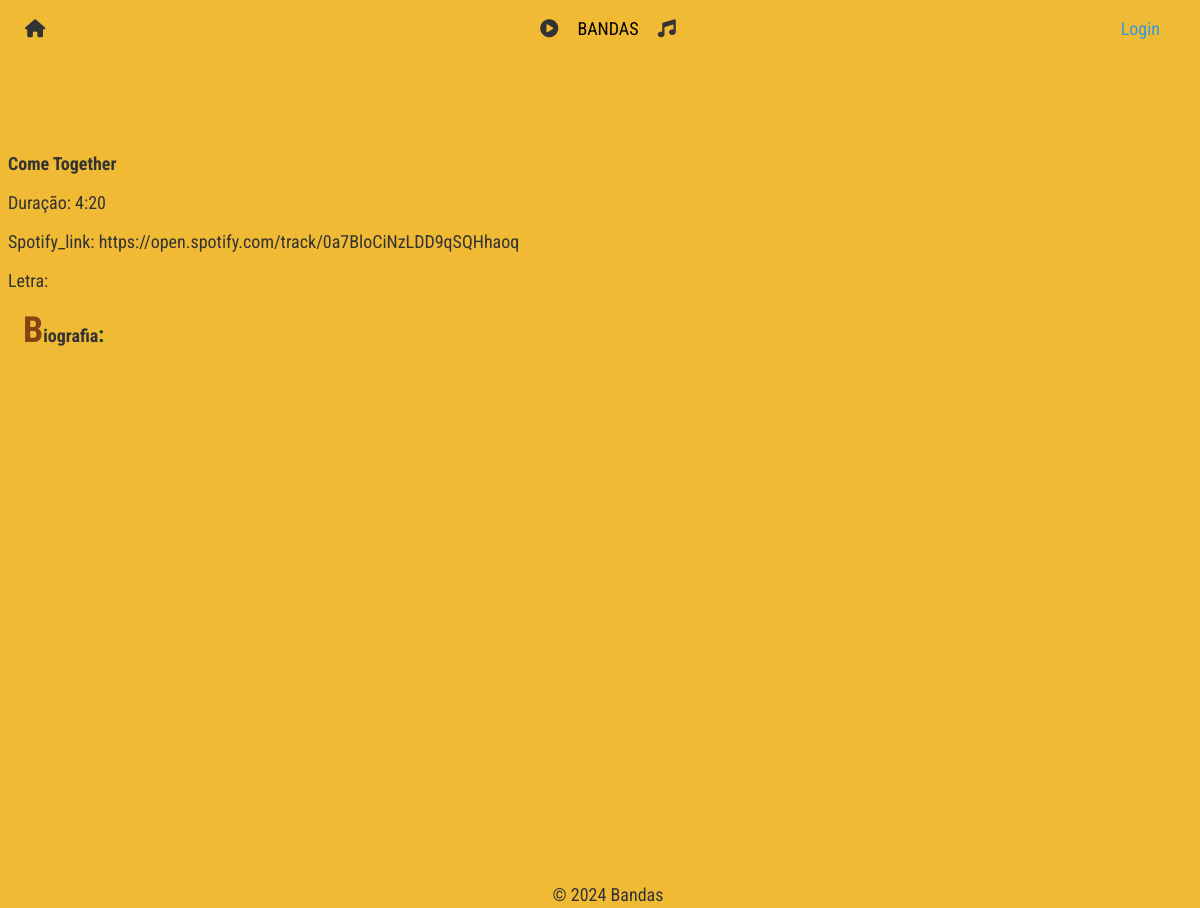
The page /bandas/musica/1/ on the database its author committed.
### bandas/models.py (models this page shows, shortened)
class Musica(models.Model):
    album = models.ForeignKey(Album, on_delete=models.CASCADE)
    titulo = models.CharField(max_length=100)
    duracao = models.CharField(max_length=100)
    spotify_link = models.URLField(blank=True)
    letra = models.TextField(default='', null=True, blank=True)
    bio = models.TextField(default='', null=True, blank=True)

### bandas/views.py (the view)
# urls.py: path('musica/<int:musica_id>/', views.musica_view, name="musica"),
def musica_view(request,musica_id):
    context = {
        'musica': Musica.objects.get(id=musica_id),
    }
    return render(request,'bandas/musica.html',context)

### bandas/templates/bandas/musica.html
{% extends 'bandas/layout.html' %}
{% block content %}
<body class = "musica"></body>
    <h2>{{ musica.titulo }}</h2>
    <p> <big>Duração</big>: {{ musica.duracao }}</p>
    <p> <big>Spotify_link</big>: {{musica.spotify_link}}</p>
    <p> <big>Letra</big>: {{ musica.letra }}</p>
    <div class = "bio">
        <p> <big>Biografia</big>: {{ musica.bio }}</p>
    </div>
{% endblock %}

### bandas/static/bandas/estilos.css (style rules this page uses)
:root { --primary-color: #3498db; --secondary-color: #2ecc71; --hover-color: #e74c3c; --active-color: #9b59b6; }
* { font-family: "Roboto Condensed", sans-serif; font-size: 18px; color: #333; }
.musica { background-color: #f1ba34; background-image: url("https://cdn.pixabay.com/photo/2012/04/13/13/23/disc-32390_1280.png"); background-size: 30%; background-repeat: no-repeat; background-position: 1400px 500px; height: 102vh; width: 100%; }
.bio { font-family: "Roboto Condensed", sans-serif; margin: 15px; }
.bio::first-letter { font-size: 2em; font-weight: bold; color: #864313; }
.bio::first-line { font-size: 1.2em; font-weight: bold; color: #0A4522; }

### rows shown on the page
Musica: titulo "Come Together", duracao "4:20", spotify_link "https://open.spotify.com/track/0a7BloCiNzLDD9qSQHhaoq"
